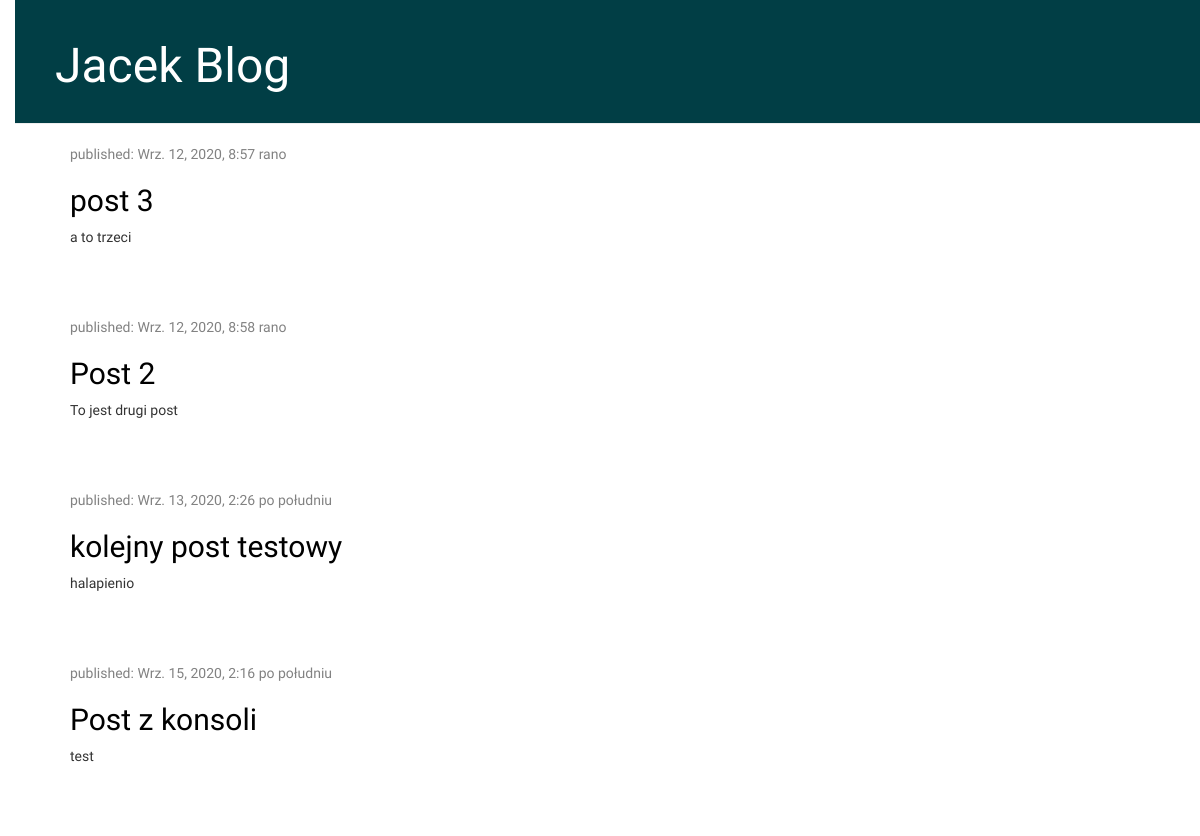
The app's page /, older data.
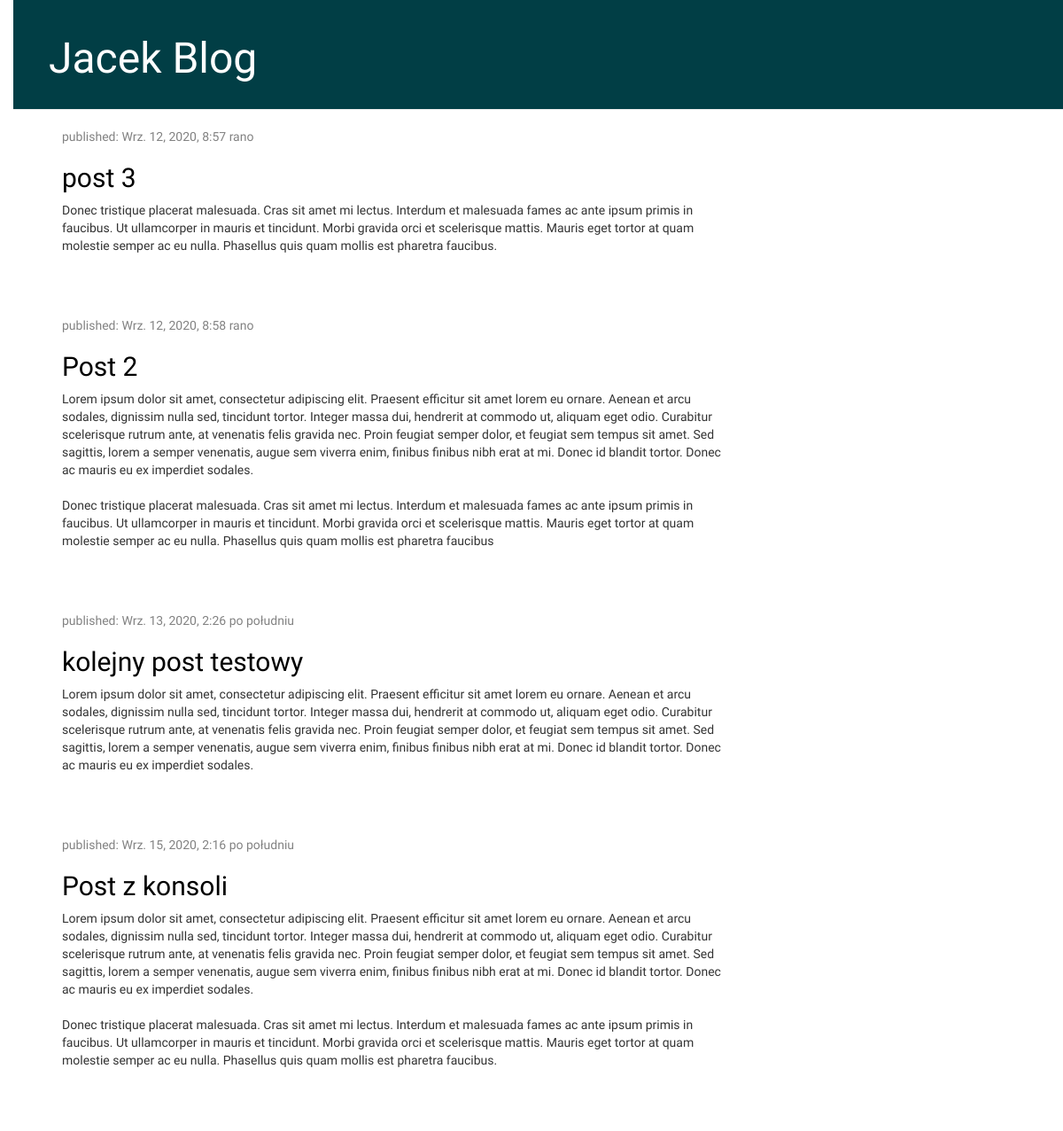
The same page, newer data.
### blog/models.py (models this page shows, shortened)
class Post(models.Model): #model.Model oznacza, że jest to obiekt  Django
    author = models.ForeignKey('auth.User', on_delete=models.CASCADE)
    title = models.CharField(max_length=200)
    text = models.TextField()
    created_date = models.DateTimeField(default=timezone.now)
    published_date = models.DateTimeField(blank=True, null=True)

### blog/views.py (the view)
# urls.py: path('', views.post_list, name='post_list'),
def post_list(request):
    posts = Post.objects.filter(published_date__lte=timezone.now()).order_by('published_date')
    return render(request, 'blog/post_list.html', {'posts': posts})

### blog/templates/blog/post_list.html
{% extends 'blog/base.html' %}
{% block content %}
    {% for post in posts %}
        <div class="post">
            <div class="date">
                <p>published: {{ post.published_date }}</p>
            </div>
            <h2><a href="{% url 'post_detail' pk=post.pk %}">{{ post.title }}</a></h2>
            <p>{{ post.text|linebreaksbr }}</p>
        </div>
     {% endfor %}
{% endblock %}

Row changes from the older to the newer data that the page shows:
changed Post "post 3": text "a to trzeci" → "Donec tristique placerat malesuada. Cras sit amet mi lectus. Interdum et malesuada fames ac ante ipsum primis in faucibus. Ut ullamcorper in mauris et tincidunt. Morbi gravida orci et scelerisque mattis. Mauris eget tortor at quam molestie semper ac eu nulla. Phasellus quis quam mollis est pharetra faucibus."
changed Post "Post 2": text "To jest drugi post" → "Lorem ipsum dolor sit amet, consectetur adipiscing elit. Praesent efficitur sit amet lorem eu ornare. Aenean et arcu sodales, dignissim nulla sed, tincidunt tortor. Integer massa dui, hendrerit at commodo ut, aliquam eget odio. Curabitur scelerisque rutrum ante, at venenatis felis gravida nec. Proin feugiat semper dolor, et feugiat sem tempus sit amet. Sed sagittis, lorem a semper venenatis, augue sem viverra enim, finibus finibus nibh erat at mi. Donec id blandit tortor. Donec ac mauris eu ex imperdiet sodales. Donec tristique placerat malesuada. Cras sit amet mi lectus. Interdum et malesuada fames ac ante ipsum primis in faucibus. Ut ullamcorper in mauris et tincidunt. Morbi gravida orci…"
changed Post "kolejny post testowy": text "halapienio" → "Lorem ipsum dolor sit amet, consectetur adipiscing elit. Praesent efficitur sit amet lorem eu ornare. Aenean et arcu sodales, dignissim nulla sed, tincidunt tortor. Integer massa dui, hendrerit at commodo ut, aliquam eget odio. Curabitur scelerisque rutrum ante, at venenatis felis gravida nec. Proin feugiat semper dolor, et feugiat sem tempus sit amet. Sed sagittis, lorem a semper venenatis, augue sem viverra enim, finibus finibus nibh erat at mi. Donec id blandit tortor. Donec ac mauris eu ex imperdiet sodales."
changed Post "Post z konsoli": text "test" → "Lorem ipsum dolor sit amet, consectetur adipiscing elit. Praesent efficitur sit amet lorem eu ornare. Aenean et arcu sodales, dignissim nulla sed, tincidunt tortor. Integer massa dui, hendrerit at commodo ut, aliquam eget odio. Curabitur scelerisque rutrum ante, at venenatis felis gravida nec. Proin feugiat semper dolor, et feugiat sem tempus sit amet. Sed sagittis, lorem a semper venenatis, augue sem viverra enim, finibus finibus nibh erat at mi. Donec id blandit tortor. Donec ac mauris eu ex imperdiet sodales. Donec tristique placerat malesuada. Cras sit amet mi lectus. Interdum et malesuada fames ac ante ipsum primis in faucibus. Ut ullamcorper in mauris et tincidunt. Morbi gravida orci…"
